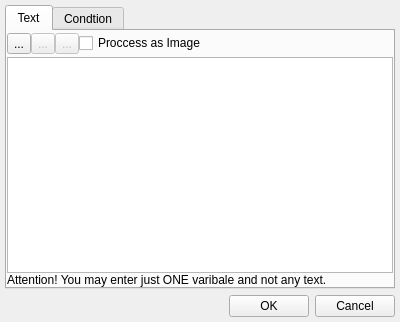
<?xml version="1.0" encoding="UTF-8"?>
<ui version="4.0">
 <class>EditFldDlg</class>
 <widget class="QDialog" name="EditFldDlg">
  <property name="geometry">
   <rect>
    <x>0</x>
    <y>0</y>
    <width>400</width>
    <height>312</height>
   </rect>
  </property>
  <property name="windowTitle">
   <string>Field editor</string>
  </property>
  <layout class="QVBoxLayout" name="verticalLayout">
   <property name="spacing">
    <number>6</number>
   </property>
   <property name="margin">
    <number>5</number>
   </property>
   <item>
    <widget class="QStackedWidget" name="stackedWidget">
     <property name="currentIndex">
      <number>0</number>
     </property>
     <widget class="QWidget" name="page">
      <layout class="QVBoxLayout" name="verticalLayout_2">
       <property name="spacing">
        <number>0</number>
       </property>
       <property name="margin">
        <number>0</number>
       </property>
       <item>
        <widget class="QTabWidget" name="tabWidget">
         <property name="currentIndex">
          <number>0</number>
         </property>
         <widget class="QWidget" name="tab">
          <attribute name="title">
           <string>Text</string>
          </attribute>
          <layout class="QVBoxLayout" name="verticalLayout_5">
           <property name="spacing">
            <number>0</number>
           </property>
           <property name="leftMargin">
            <number>0</number>
           </property>
           <property name="topMargin">
            <number>2</number>
           </property>
           <property name="rightMargin">
            <number>0</number>
           </property>
           <property name="bottomMargin">
            <number>0</number>
           </property>
           <item>
            <widget class="QWidget" name="widget_2" native="true">
             <layout class="QHBoxLayout" name="horizontalLayout_3">
              <property name="spacing">
               <number>0</number>
              </property>
              <property name="leftMargin">
               <number>0</number>
              </property>
              <property name="topMargin">
               <number>0</number>
              </property>
              <property name="rightMargin">
               <number>0</number>
              </property>
              <property name="bottomMargin">
               <number>3</number>
              </property>
              <item>
               <widget class="QToolButton" name="btnAddVariable">
                <property name="toolTip">
                 <string>Add variable</string>
                </property>
                <property name="text">
                 <string>...</string>
                </property>
                <property name="icon">
                 <iconset resource="images.qrc">
                  <normaloff>:/new/prefix1/images/variable.png</normaloff>:/new/prefix1/images/variable.png</iconset>
                </property>
               </widget>
              </item>
              <item>
               <widget class="QToolButton" name="btnAddFunction">
                <property name="enabled">
                 <bool>false</bool>
                </property>
                <property name="toolTip">
                 <string>Add function</string>
                </property>
                <property name="text">
                 <string>...</string>
                </property>
                <property name="icon">
                 <iconset resource="images.qrc">
                  <normaloff>:/new/prefix1/images/function.png</normaloff>:/new/prefix1/images/function.png</iconset>
                </property>
               </widget>
              </item>
              <item>
               <widget class="QToolButton" name="btnFormatting">
                <property name="enabled">
                 <bool>false</bool>
                </property>
                <property name="toolTip">
                 <string>Add formatting</string>
                </property>
                <property name="text">
                 <string>...</string>
                </property>
                <property name="icon">
                 <iconset resource="images.qrc">
                  <normaloff>:/new/prefix1/images/formating.png</normaloff>:/new/prefix1/images/formating.png</iconset>
                </property>
               </widget>
              </item>
              <item>
               <widget class="QCheckBox" name="chkImage">
                <property name="text">
                 <string>Proccess as Image</string>
                </property>
               </widget>
              </item>
              <item>
               <spacer name="horizontalSpacer_3">
                <property name="orientation">
                 <enum>Qt::Horizontal</enum>
                </property>
                <property name="sizeHint" stdset="0">
                 <size>
                  <width>40</width>
                  <height>20</height>
                 </size>
                </property>
               </spacer>
              </item>
             </layout>
            </widget>
           </item>
           <item>
            <widget class="QTextEdit" name="textEdit"/>
           </item>
           <item>
            <widget class="QLabel" name="lblAttention">
             <property name="styleSheet">
              <string notr="true">border-color: rgb(255, 255, 255);</string>
             </property>
             <property name="text">
              <string>Attention! You may enter just ONE varibale and not any text.</string>
             </property>
            </widget>
           </item>
          </layout>
         </widget>
         <widget class="QWidget" name="tab_2">
          <attribute name="title">
           <string>Condtion</string>
          </attribute>
          <layout class="QVBoxLayout" name="verticalLayout_9">
           <item>
            <layout class="QHBoxLayout" name="horizontalLayout_6">
             <item>
              <widget class="QRadioButton" name="rdPrinting">
               <property name="text">
                <string>Printing</string>
               </property>
               <property name="checked">
                <bool>true</bool>
               </property>
               <attribute name="buttonGroup">
                <string>buttonGroup</string>
               </attribute>
              </widget>
             </item>
             <item>
              <widget class="QRadioButton" name="rdHighlighting">
               <property name="text">
                <string>Hightlighting</string>
               </property>
               <attribute name="buttonGroup">
                <string>buttonGroup</string>
               </attribute>
              </widget>
             </item>
            </layout>
           </item>
           <item>
            <widget class="QGroupBox" name="grpCondition">
             <property name="title">
              <string>Condition</string>
             </property>
             <layout class="QVBoxLayout" name="verticalLayout_6">
              <item>
               <widget class="QLineEdit" name="edtCondition"/>
              </item>
             </layout>
            </widget>
           </item>
           <item>
            <layout class="QHBoxLayout" name="horizontalLayout_7">
             <item>
              <widget class="QGroupBox" name="grpFont">
               <property name="enabled">
                <bool>false</bool>
               </property>
               <property name="title">
                <string>Font</string>
               </property>
               <layout class="QVBoxLayout" name="verticalLayout_7">
                <item>
                 <widget class="QCheckBox" name="chkBold">
                  <property name="text">
                   <string>Bold</string>
                  </property>
                 </widget>
                </item>
                <item>
                 <widget class="QCheckBox" name="chkItalic">
                  <property name="text">
                   <string>Italic</string>
                  </property>
                 </widget>
                </item>
                <item>
                 <widget class="QCheckBox" name="chkUnderline">
                  <property name="text">
                   <string>Underline</string>
                  </property>
                 </widget>
                </item>
                <item>
                 <spacer name="verticalSpacer">
                  <property name="orientation">
                   <enum>Qt::Vertical</enum>
                  </property>
                  <property name="sizeHint" stdset="0">
                   <size>
                    <width>20</width>
                    <height>40</height>
                   </size>
                  </property>
                 </spacer>
                </item>
                <item>
                 <layout class="QHBoxLayout" name="horizontalLayout_4">
                  <item>
                   <widget class="QLabel" name="lblColorF">
                    <property name="frameShape">
                     <enum>QFrame::Box</enum>
                    </property>
                    <property name="frameShadow">
                     <enum>QFrame::Sunken</enum>
                    </property>
                    <property name="text">
                     <string/>
                    </property>
                   </widget>
                  </item>
                  <item>
                   <widget class="QPushButton" name="btnColorF">
                    <property name="text">
                     <string>Color...</string>
                    </property>
                   </widget>
                  </item>
                 </layout>
                </item>
               </layout>
              </widget>
             </item>
             <item>
              <widget class="QGroupBox" name="grpBackground">
               <property name="enabled">
                <bool>false</bool>
               </property>
               <property name="title">
                <string>Background</string>
               </property>
               <layout class="QVBoxLayout" name="verticalLayout_8">
                <item>
                 <widget class="QRadioButton" name="rdTransparent">
                  <property name="text">
                   <string>Transparent</string>
                  </property>
                  <property name="checked">
                   <bool>true</bool>
                  </property>
                 </widget>
                </item>
                <item>
                 <widget class="QRadioButton" name="rdOther">
                  <property name="text">
                   <string>Other</string>
                  </property>
                 </widget>
                </item>
                <item>
                 <spacer name="verticalSpacer_2">
                  <property name="orientation">
                   <enum>Qt::Vertical</enum>
                  </property>
                  <property name="sizeHint" stdset="0">
                   <size>
                    <width>20</width>
                    <height>40</height>
                   </size>
                  </property>
                 </spacer>
                </item>
                <item>
                 <layout class="QHBoxLayout" name="horizontalLayout_5">
                  <item>
                   <widget class="QLabel" name="lblColorB">
                    <property name="frameShape">
                     <enum>QFrame::Box</enum>
                    </property>
                    <property name="frameShadow">
                     <enum>QFrame::Sunken</enum>
                    </property>
                    <property name="text">
                     <string/>
                    </property>
                   </widget>
                  </item>
                  <item>
                   <widget class="QPushButton" name="btnColorB">
                    <property name="text">
                     <string>Color...</string>
                    </property>
                   </widget>
                  </item>
                 </layout>
                </item>
               </layout>
              </widget>
             </item>
            </layout>
           </item>
          </layout>
         </widget>
        </widget>
       </item>
      </layout>
     </widget>
     <widget class="QWidget" name="page_2">
      <layout class="QVBoxLayout" name="verticalLayout_3">
       <property name="spacing">
        <number>6</number>
       </property>
       <property name="margin">
        <number>0</number>
       </property>
       <item>
        <widget class="QWidget" name="widget" native="true">
         <property name="sizePolicy">
          <sizepolicy hsizetype="Preferred" vsizetype="Fixed">
           <horstretch>0</horstretch>
           <verstretch>0</verstretch>
          </sizepolicy>
         </property>
         <layout class="QHBoxLayout" name="horizontalLayout_2">
          <property name="spacing">
           <number>0</number>
          </property>
          <property name="margin">
           <number>0</number>
          </property>
          <item>
           <widget class="QToolButton" name="btnLoadImage">
            <property name="text">
             <string>...</string>
            </property>
            <property name="icon">
             <iconset resource="images.qrc">
              <normaloff>:/new/prefix1/images/open.png</normaloff>:/new/prefix1/images/open.png</iconset>
            </property>
            <property name="autoRaise">
             <bool>true</bool>
            </property>
           </widget>
          </item>
          <item>
           <spacer name="horizontalSpacer_2">
            <property name="orientation">
             <enum>Qt::Horizontal</enum>
            </property>
            <property name="sizeHint" stdset="0">
             <size>
              <width>40</width>
              <height>20</height>
             </size>
            </property>
           </spacer>
          </item>
         </layout>
        </widget>
       </item>
       <item>
        <widget class="QScrollArea" name="scrollArea">
         <property name="widgetResizable">
          <bool>true</bool>
         </property>
         <widget class="QWidget" name="scrollAreaWidgetContents">
          <property name="geometry">
           <rect>
            <x>0</x>
            <y>0</y>
            <width>98</width>
            <height>28</height>
           </rect>
          </property>
          <layout class="QVBoxLayout" name="verticalLayout_4">
           <property name="spacing">
            <number>0</number>
           </property>
           <property name="margin">
            <number>0</number>
           </property>
           <item>
            <widget class="QLabel" name="label">
             <property name="sizePolicy">
              <sizepolicy hsizetype="Ignored" vsizetype="Ignored">
               <horstretch>0</horstretch>
               <verstretch>0</verstretch>
              </sizepolicy>
             </property>
             <property name="text">
              <string/>
             </property>
             <property name="pixmap">
              <pixmap resource="images.qrc">:/new/prefix1/images/picture.png</pixmap>
             </property>
            </widget>
           </item>
          </layout>
         </widget>
        </widget>
       </item>
      </layout>
     </widget>
    </widget>
   </item>
   <item>
    <layout class="QHBoxLayout" name="horizontalLayout">
     <item>
      <spacer name="horizontalSpacer">
       <property name="orientation">
        <enum>Qt::Horizontal</enum>
       </property>
       <property name="sizeHint" stdset="0">
        <size>
         <width>40</width>
         <height>20</height>
        </size>
       </property>
      </spacer>
     </item>
     <item>
      <widget class="QPushButton" name="btnOK">
       <property name="text">
        <string>OK</string>
       </property>
      </widget>
     </item>
     <item>
      <widget class="QPushButton" name="btnCancel">
       <property name="text">
        <string>Cancel</string>
       </property>
      </widget>
     </item>
    </layout>
   </item>
  </layout>
 </widget>
 <resources>
  <include location="images.qrc"/>
 </resources>
 <connections>
  <connection>
   <sender>btnOK</sender>
   <signal>clicked()</signal>
   <receiver>EditFldDlg</receiver>
   <slot>accept()</slot>
   <hints>
    <hint type="sourcelabel">
     <x>268</x>
     <y>277</y>
    </hint>
    <hint type="destinationlabel">
     <x>199</x>
     <y>149</y>
    </hint>
   </hints>
  </connection>
  <connection>
   <sender>btnCancel</sender>
   <signal>clicked()</signal>
   <receiver>EditFldDlg</receiver>
   <slot>reject()</slot>
   <hints>
    <hint type="sourcelabel">
     <x>351</x>
     <y>277</y>
    </hint>
    <hint type="destinationlabel">
     <x>199</x>
     <y>149</y>
    </hint>
   </hints>
  </connection>
  <connection>
   <sender>chkImage</sender>
   <signal>clicked(bool)</signal>
   <receiver>lblAttention</receiver>
   <slot>setVisible(bool)</slot>
   <hints>
    <hint type="sourcelabel">
     <x>131</x>
     <y>39</y>
    </hint>
    <hint type="destinationlabel">
     <x>198</x>
     <y>265</y>
    </hint>
   </hints>
  </connection>
 </connections>
 <buttongroups>
  <buttongroup name="buttonGroup"/>
 </buttongroups>
</ui>
